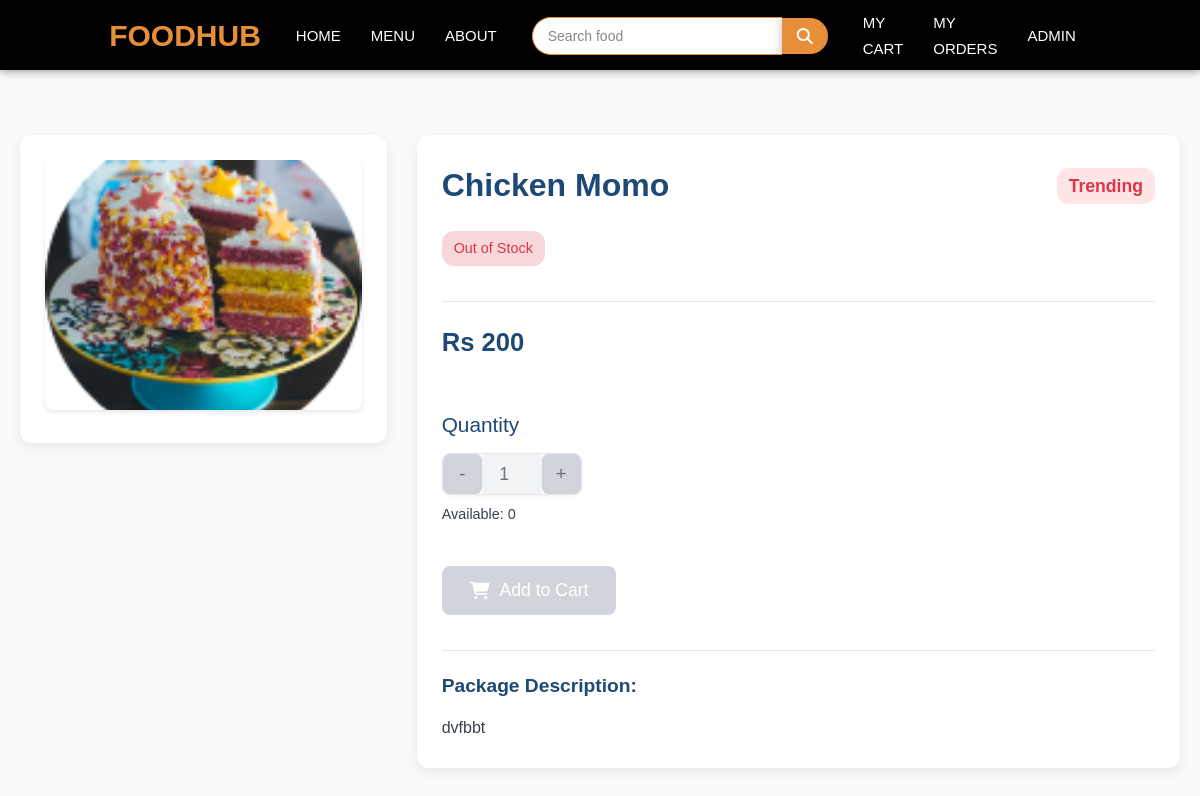
The page /food_items_view.php?food_items=chicken momo (signed in) on the database its author committed.
### tables this page shows
CREATE TABLE `food_items` (
  `id` int(11) NOT NULL,
  `menu_id` int(11) NOT NULL,
  `name` varchar(200) NOT NULL,
  `slug` varchar(200) NOT NULL,
  `description` mediumtext NOT NULL,
  `image` varchar(200) NOT NULL,
  `quantity` int(11) NOT NULL,
  `price` int(11) NOT NULL,
  `status` tinyint(4) NOT NULL,
  `trending` tinyint(4) NOT NULL,
  `created_at` timestamp NOT NULL DEFAULT current_timestamp() ON UPDATE current_timestamp()
);

### functions/userfunctions.php (called while the page is built, shortened)
<?php
include('config/dbcon.php');
function getSlugActive($table, $slug)
{
    global $con;
    $query = "SELECT * FROM $table WHERE slug='$slug' AND status='0' LIMIT 1";
    return $query_run = mysqli_query($con, $query);
}
?>

### food_items_view.php (the view, shortened to what this page needs)
<?php
include('functions/userfunctions.php');
include('includes/header.php');
if (isset($_GET['food_items'])) {
    $food_items_slug = mysqli_real_escape_string($con, $_GET['food_items']);
    $food_items_data = getSlugActive("food_items", $food_items_slug);
    $food_items = mysqli_fetch_array($food_items_data);
    if ($food_items) {
        $in_stock = isset($food_items['quantity']) && $food_items['quantity'] > 0;
        $max_quantity = max(0, (int)$food_items['quantity']);
?>
<div class="bg-light py-4">
    <div class="container food_items_data">
        <div class="row">
            <div class="col-4">
                <div class="card card-body1">
                    <img src="Uploads/<?= htmlspecialchars($food_items['image']); ?>" alt="<?= htmlspecialchars($food_items['name']); ?>" loading="lazy">
                </div>
            </div>
            <div class="col-8">
                <div class="food-details">
                    <h4>
                        <?= htmlspecialchars($food_items['name']); ?>
                        <?php if ($food_items['trending']) { ?>
                            <span class="trending">Trending</span>
                        <?php } ?>
                    </h4>
                    <div class="stock-status <?= $in_stock ? 'in-stock' : 'out-stock'; ?>">
                        <?= $in_stock ? 'In Stock' : 'Out of Stock'; ?>
                    </div>
                    <hr>
                    <div class="price-row">
                        <div class="price-col">
                            <h4>Rs <?= number_format($food_items['price']); ?></h4>
                        </div>
                    </div>
                    <div class="quantity-section">
                        <h4>Quantity</h4>
                        <div class="input-group-custom">
    <button class="decrement-btn" <?= !$in_stock ? 'disabled' : ''; ?>>-</button>
    <input type="number" class="input-quantity" value="1" min="1" data-max-quantity="<?= $max_quantity; ?>" <?= !$in_stock ? 'disabled' : ''; ?>>
    <button class="increment-btn" <?= !$in_stock ? 'disabled' : ''; ?>>+</button>
</div>
                        <span class="available-quantity">Available: <?= $max_quantity; ?></span>
                    </div>
                    <div class="row mt-4">
                        <div class="col-12">
                            <button class="add-to-cart-btn addToCartBtn" value="<?= $food_items['id']; ?>" <?= !$in_stock ? 'disabled' : ''; ?>>
                                <i class="fa fa-shopping-cart"></i> Add to Cart
                            </button>
                        </div>
                    </div>
                    <hr>
                    <h6>Package Description:</h6>
                    <p><?= htmlspecialchars($food_items['description']); ?></p>
                </div>
            </div>
        </div>
    </div>
</div>
<?php
    } else {
        echo "Food Not Found";
    }
} else {
    echo "Something went wrong";
}
include('includes/footer.php');
?>

### assets/css/style.css (style rules this page uses)
* { margin: 0; padding: 0; box-sizing: border-box; font-family: sans-serif; text-decoration: none; list-style: none; }
html { scroll-behavior: smooth; }
body { padding-top: 40px; }

### assets/css/style2.css (style rules this page uses)
* { box-sizing: border-box; margin: 0; padding: 0; }
body { font-family: Arial, sans-serif; line-height: 1.6; }
.container { max-width: 1400px; margin: 0 auto; padding: 0 15px; }
.row { display: flex; flex-wrap: wrap; margin: 0 -15px; }
.col-12 { padding: 15px; }
.col-12 { width: 100%; }
hr { border: 0; border-top: 1px solid #ddd; margin: 1rem 0; }
* { margin: 0; padding: 0; box-sizing: border-box; }
body { font-family: 'Inter', -apple-system, BlinkMacSystemFont, 'Segoe UI', Roboto, sans-serif; line-height: 1.6; color: #333; background-color: #f5f7fa; }
.container { max-width: 1280px; margin: 0 auto; padding: 0 1rem; }
.month-btn, .increment-btn, .decrement-btn { background: #2563eb; color: #fff; border: none; width: 40px; height: 40px; font-size: 1.25rem; display: flex; align-items: center; justify-content: center; cursor: pointer; transition: background 0.2s, transform 0.2s, box-shadow 0.2s; }
.month-btn:disabled, .increment-btn:disabled, .decrement-btn:disabled { background: #d1d5db; color: #6b7280; cursor: not-allowed; transform: none; box-shadow: none; }
.month-input, .input-quantity { width: 60px; text-align: center; border: none; padding: 0.75rem; font-size: 1rem; background: #fff; height: 40px; line-height: 1.5; color: #1f2937; }
.month-input:disabled, .input-quantity:disabled { background: #f9fafb; color: #6b7280; }
.container { max-width: 1200px; margin: 0 auto; padding: 0 15px; }

### assets/css/style3.css (style rules this page uses)
* { box-sizing: border-box; margin: 0; padding: 0; }
body { font-family: 'Poppins', sans-serif; background: linear-gradient(135deg, #e6f0fa 0%, #f4f7fa 100%); padding-top: 70px; line-height: 1.6; }
.container { width: 100%; max-width: 100%; padding: 0 15px; }

### rows shown on the page
food_items: image (picture), name "Chicken Momo", price "200", quantity "1", quantity "0", description "dvfbbt"

### other values the page prints
$_SESSION['auth_user']['name'] "ADMIN"
